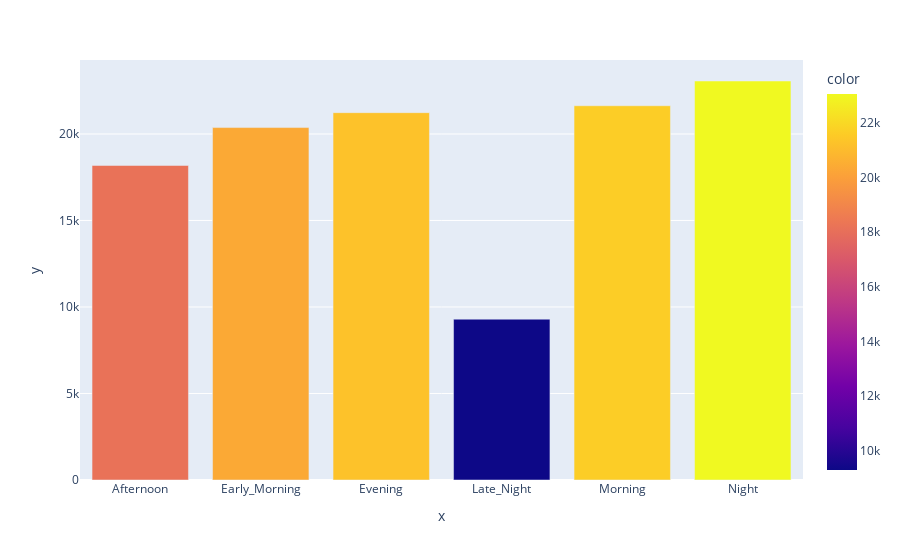

The notebook cell this image was saved under:
### Code cell
px.bar(x = dep_time,y = values,color = values)
#flights in the latenight are the cheapest

### Figure 1 — Plotly figure (JSON) as saved in the notebook; plotly's stock layout.template omitted (floating-point values rounded to 4 significant figures)
{"data": [{"alignmentgroup": "True", "hovertemplate": "x=%{x}<br>y=%{y}<br>color=%{marker.color}<extra></extra>", "legendgroup": "", "marker": {"color": [18180.0, 20370.0, 21230.0, 9295.0, 21630.0, 23060.0], "coloraxis": "coloraxis", "pattern": {"shape": ""}}, "name": "", "offsetgroup": "", "orientation": "v", "showlegend": false, "textposition": "auto", "type": "bar", "x": ["Afternoon", "Early_Morning", "Evening", "Late_Night", "Morning", "Night"], "xaxis": "x", "y": [18180.0, 20370.0, 21230.0, 9295.0, 21630.0, 23060.0], "yaxis": "y"}], "layout": {"barmode": "relative", "coloraxis": {"colorbar": {"title": {"text": "color"}}, "colorscale": [[0, "#0d0887"], [0.1111, "#46039f"], [0.2222, "#7201a8"], [0.3333, "#9c179e"], [0.4444, "#bd3786"], [0.5556, "#d8576b"], [0.6667, "#ed7953"], [0.7778, "#fb9f3a"], [0.8889, "#fdca26"], [1, "#f0f921"]]}, "legend": {"tracegroupgap": 0}, "margin": {"t": 60}, "xaxis": {"anchor": "y", "domain": [0, 1], "title": {"text": "x"}}, "yaxis": {"anchor": "x", "domain": [0, 1], "title": {"text": "y"}}}}
